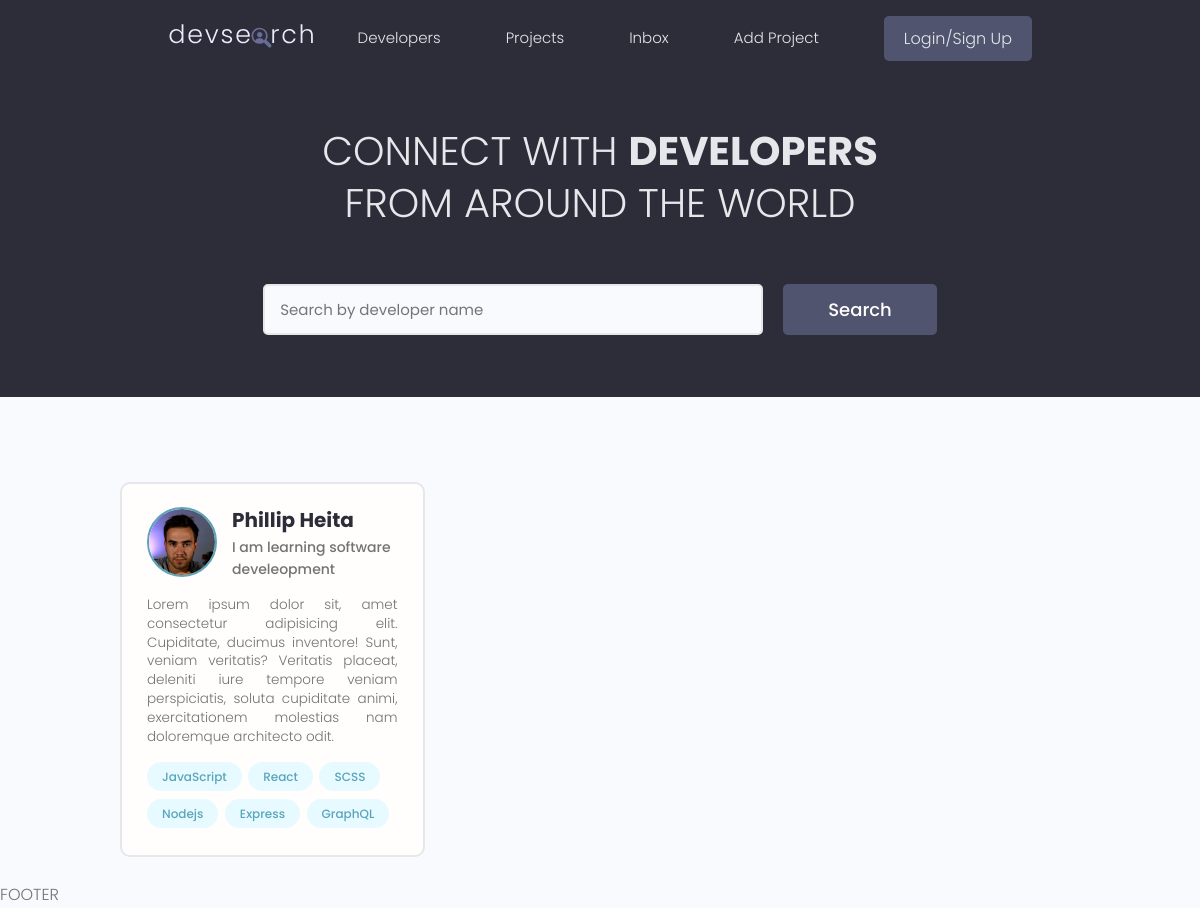
Before: / with the older database file.
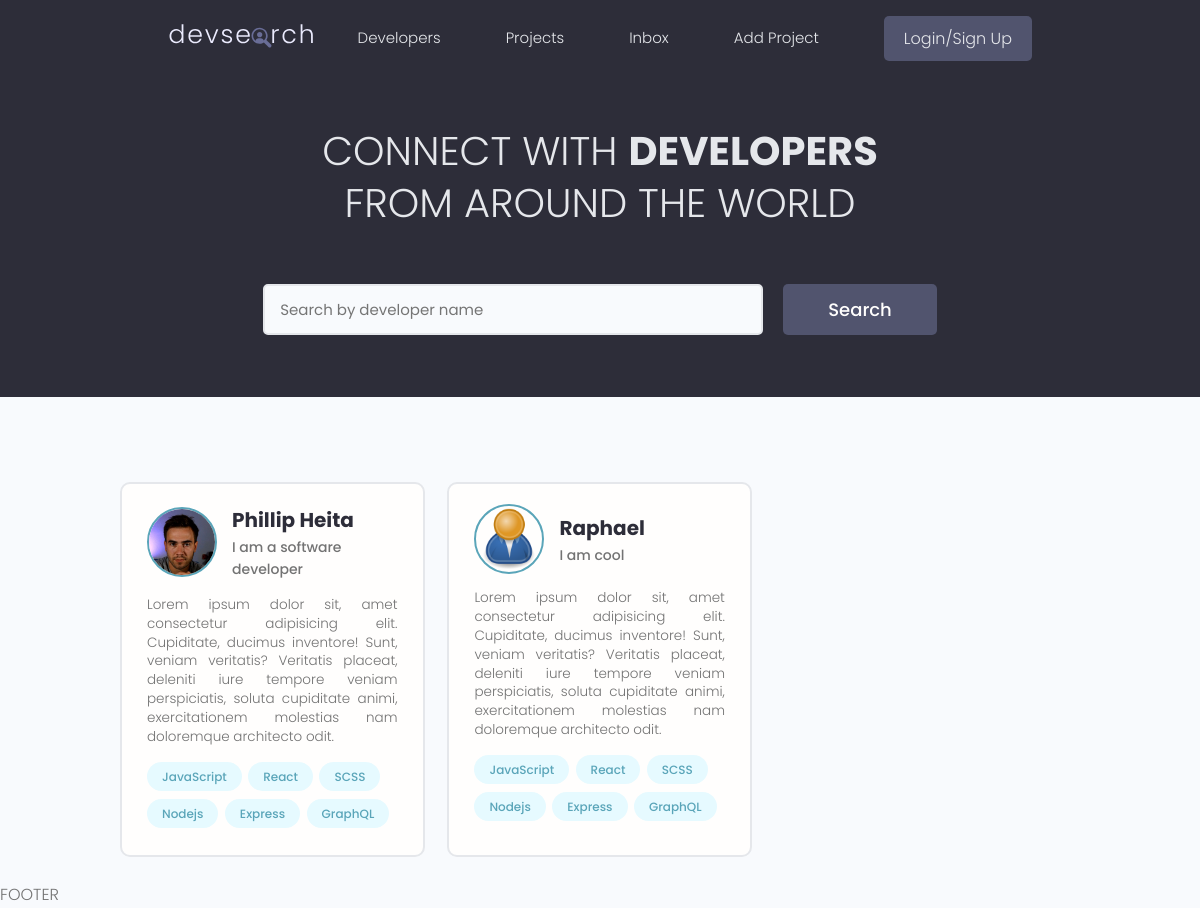
After: the same page with the newer database file.
### users/models.py (models this page shows, shortened)
class Profile(models.Model):
    user = models.OneToOneField(User, on_delete=models.CASCADE, null=True, blank=True)
    name = models.CharField(max_length=200, blank=True, null=True)
    email = models.EmailField(max_length=500, blank=True, null=True)
    username = models.CharField(max_length=200, null=True, blank=True)
    short_intro = models.CharField(max_length=200, null=True, blank=True)
    bio = models.TextField(blank=True, null=True)
    profile_image = models.ImageField(null=True, blank = True, upload_to ='profiles/', default="profiles/user-default.png")
    social_github = models.CharField(max_length=200, blank=True, null=True)
    social_twitter = models.CharField(max_length=200, blank=True, null=True)
    social_linkedin = models.CharField(max_length=200, blank=True, null=True)
    social_youtube = models.CharField(max_length=200, blank=True, null=True)
    social_website = models.CharField(max_length=200, blank=True, null=True)
    id = models.UUIDField(default=uuid.uuid4, unique=True, primary_key=True, editable=False)

### users/views.py (the view)
# urls.py: path('', views.profiles, name="profiles"),
def profiles(request):
    profiles = Profile.objects.all()
    context = {'profiles':profiles}
    return render(request,'users/profiles.html', context)

### users/templates/users/profiles.html (shortened to what this page needs)
{% extends 'main.html' %}
{% block content %}
<main class="home">
    <section class="hero-section text-center">
      <div class="container container--narrow">
        <div class="hero-section__box">
          <h2>CONNECT WITH <span>DEVELOPERS</span></h2>
          <h2>FROM AROUND THE WORLD</h2>
        </div>
        <div class="hero-section__search">
          <form class="form" action="#" method="get">
            <div class="form__field">
              <input class="input input--text" id="formInput#search" type="text" name="text"
                placeholder="Search by developer name" />
            </div>
            <input class="btn btn--sub btn--lg" type="submit" value="Search" />
          </form>
        </div>
      </div>
    </section>
    <section class="devlist">
      <div class="container">
        <div class="grid grid--three">
            {% for profile in profiles %}
          <div class="column card">
            <div class="dev">
              <a href="" class="card__body">
                <div class="dev__profile">
                  <img class="avatar avatar--md" src="{{profile.profile_image.url}}" alt="image" />
                  <div class="dev__meta">
                    <h3>{{profile.name}}</h3>
                    <h5>{{profile.short_intro}}</h5>
                  </div>
                </div>
                <p class="dev__info">
                  Lorem ipsum dolor sit, amet consectetur adipisicing elit. Cupiditate, ducimus inventore! Sunt,
                  veniam veritatis? Veritatis placeat, deleniti iure tempore veniam perspiciatis, soluta cupiditate
                  animi, exercitationem molestias nam doloremque architecto odit.
                </p>
                <div class="dev__skills">
                  <span class="tag tag--pill tag--main">
                    <small>JavaScript</small>
                  </span>
                  <span class="tag tag--pill tag--main">
                    <small>React</small>
                  </span>
                  <span class="tag tag--pill tag--main">
                    <small>SCSS</small>
                  </span>
                  <span class="tag tag--pill tag--main">
                    <small>Nodejs</small>
                  </span>
                  <span class="tag tag--pill tag--main">
                    <small>Express</small>
                  </span>
                  <span class="tag tag--pill tag--main">
                    <small>GraphQL</small>
                  </span>
                </div>
              </a>
            </div>
          </div>
          {% endfor %}
        </div>
      </div>
    </section>
  </main>
{% endblock content %}

### templates/main.html (shortened to what this page needs)
<!DOCTYPE html>
{% load static %}
<html>
    <head>
        <link rel="stylesheet" href="https://cdn.iconmonstr.com/1.3.0/css/iconmonstr-iconic-font.min.css" />
        <link rel="stylesheet" href="{% static 'uikit/styles/uikit.css' %}" />
        <link rel="stylesheet" href="{% static 'styles/app.css' %}" />
    </head>
    <body>
        {% include 'navbar.html' %}
        {% block content %}
        {% endblock content %}
        <p>FOOTER</p>
    </body>
</html>

### templates/navbar.html (shortened to what this page needs)
{% load static %}
 <header class="header">
    <div class="container container--narrow">
      <a href="{% url 'profiles' %}" class="header__logo">
        <img src="{% static 'images/logo.svg' %}" alt="DevSearch Logo" />
      </a>
      <nav class="header__nav">
        <ul class="header__menu">
          <li class="header__menuItem"><a href="{% url 'profiles' %}">Developers</a></li>
          <li class="header__menuItem"><a href="{% url 'projects' %}">Projects</a></li>
          <li class="header__menuItem"><a href="">Inbox</a></li>
          <li class="header__menuItem"><a href="{% url 'create-project' %}">Add Project</a></li>
          <li class="header__menuItem"><a href="" class="btn btn--sub">Login/Sign Up</a></li>
        </ul>
      </nav>
    </div>
  </header>

### static/styles/app.css (style rules this page uses)
:root { --color-sub: #2d2d39; }
.btn--sub { background-color: var(--color-sub-light); }
.card { border: 2px solid var(--color-light); }
img { width: 100%; }
.header { position: sticky; z-index: 111; background-color: var(--color-sub); padding: 1.5rem 0; }
.header > .container { display: flex; justify-content: space-between; align-items: center; }
.header__logo > img { height: 3.8rem; }
.header__nav > ul { display: inline-flex; align-items: center; list-style: none; gap: 6.5rem; }
.header__menuItem > a { color: var(--color-light); font-weight: 300; }
.hero-section { height: 40vh; display: flex; align-items: center; background-color: var(--color-sub); }
.hero-section__box { margin-bottom: 4rem; }
.hero-section__box > h2, .hero-section__box > h2 > span { font-size: 4rem; color: var(--color-light); line-height: 1.3; text-transform: uppercase; }
.hero-section__box > h2 { font-weight: 300; }
.hero-section__box > h2 > span { font-weight: 700; }
.hero-section__search > .form { display: flex; align-items: center; justify-content: center; gap: 2rem; }
.hero-section__search > .form input.input--text { width: 50rem; }
.devlist { margin-top: 8rem; }
.devlist .grid { align-items: stretch; }
.devlist .dev .dev__profile { display: flex; align-items: center; gap: 1.5rem; }
.devlist .dev .dev__meta h3 { color: var(--color-sub); font-size: 2rem; font-weight: 700; }
.devlist .dev .dev__meta h5 { color: var(--color-text); font-size: 1.4rem; font-weight: 500; }
.devlist .dev .dev__info { margin: 1.5rem 0; font-size: 1.35rem; line-height: 1.4; text-align: justify; }

### static/uikit/styles/modules/_variables.css (style rules this page uses)
:root { --color-main: #5aa5b9; --color-main-light: #e6faff; --color-sub: #3f4156; --color-sub-light: #51546e; --color-sub-lighter: #ededfd; --color-text: #737373; --color-gray: #8b8b8b; --color-light: #e5e7eb; --color-light-gray: #767676; --color-bg: #f8fafd; --color-white: #fffefd; --color-white-light: #f3f3f3; --color-success: #359e64; --color-success-bg: #def8e8; --color-error: #fc4b0b; --color-error-bg: #fff2ee; --font-base: 'Poppins', arial, helvetica, 'Segoe UI', roboto, ubuntu, sans-serif; --font-monospace: 'Fira Code', 'Courier New', courier, monospace; --font-regular: 300; --font-medium: 500; --font-bold: 700; --generic-shadow: 1px 1px 5px #00000010; --generic-transition: all 0.3s ease-in-out; }

### static/uikit/styles/modules/_base.css (style rules this page uses)
* { margin: 0; padding: 0; box-sizing: border-box; text-rendering: optimizeLegibility; color: inherit; font-size: inherit; }
html { font-size: 50%; }
@media only screen and (min-width: 480px) { html { font-size: 56.25%; } }
@media only screen and (min-width: 1200px) { html { font-size: 62.5%; } }
body { line-height: 1.6; font-weight: 400; font-size: 1.5rem; color: var(--color-text); background-color: var(--color-bg); min-height: 100vh; }

### static/uikit/styles/modules/_typography.css (style rules this page uses)
* { font-family: var(--font-base); }
h2 { font-size: 3.6rem; font-weight: var(--font-bold); }
h3 { font-size: 3.2rem; font-weight: var(--font-medium); }
h5 { font-size: 2.4rem; font-weight: var(--font-medium); }
h5, h6 { font-weight: var(--font-regular); }
p, span, strong { font-size: 1.6rem; color: var(--color-text); font-weight: var(--font-regular); }
a { padding-bottom: 2px; text-decoration: none; display: inline-block; color: var(--color-main); font-weight: var(--font-medium); }

### static/uikit/styles/modules/_utilities.css (style rules this page uses)
.container { width: 92%; max-width: 165rem; margin: 0 auto; box-sizing: border-box; }
.container--narrow { width: 92%; max-width: 120rem; }
@media screen and (min-width: 1000px) { .container { width: 90%; } }
@media screen and (min-width: 1000px) { .container--narrow { width: 85%; } }
@media screen and (min-width: 1200px) { .container { width: 80%; } }
@media screen and (min-width: 1200px) { .container--narrow { width: 72%; } }
.text-center { text-align: center; }

### static/uikit/styles/modules/_avatar.css (style rules this page uses)
.avatar { border-radius: 50%; border: 2px solid var(--color-main); object-fit: cover; }
.avatar--md { height: 7rem; width: 7rem; }

### static/uikit/styles/modules/_button.css (style rules this page uses)
.btn { display: inline-block; position: relative; cursor: pointer; background-color: var(--color-light); font-weight: var(--font-medium); color: var(--color-sub); text-decoration: none; padding: 1rem 2rem; border-radius: 0.5rem; border: none; width: -webkit-fit-content; width: -moz-fit-content; width: fit-content; height: -webkit-fit-content; height: -moz-fit-content; height: fit-content; font-size: 1.6rem; outline-width: 0; outline-color: transparent; -webkit-backface-visibility: hidden; backface-visibility: hidden; transition: all 0.3s ease-in-out; }
.btn--sub { background-color: var(--color-sub); color: var(--color-white); }
.btn--lg { font-size: 1.8rem; padding: 1.2rem 4.5rem; }

Changed rows visible on the page:
changed Profile "Phillip Heita": short_intro "I am learning software develeopment" → "I am a software developer"
added Profile: profile_image (placeholder picture), name "Raphael", short_intro "I am cool"
